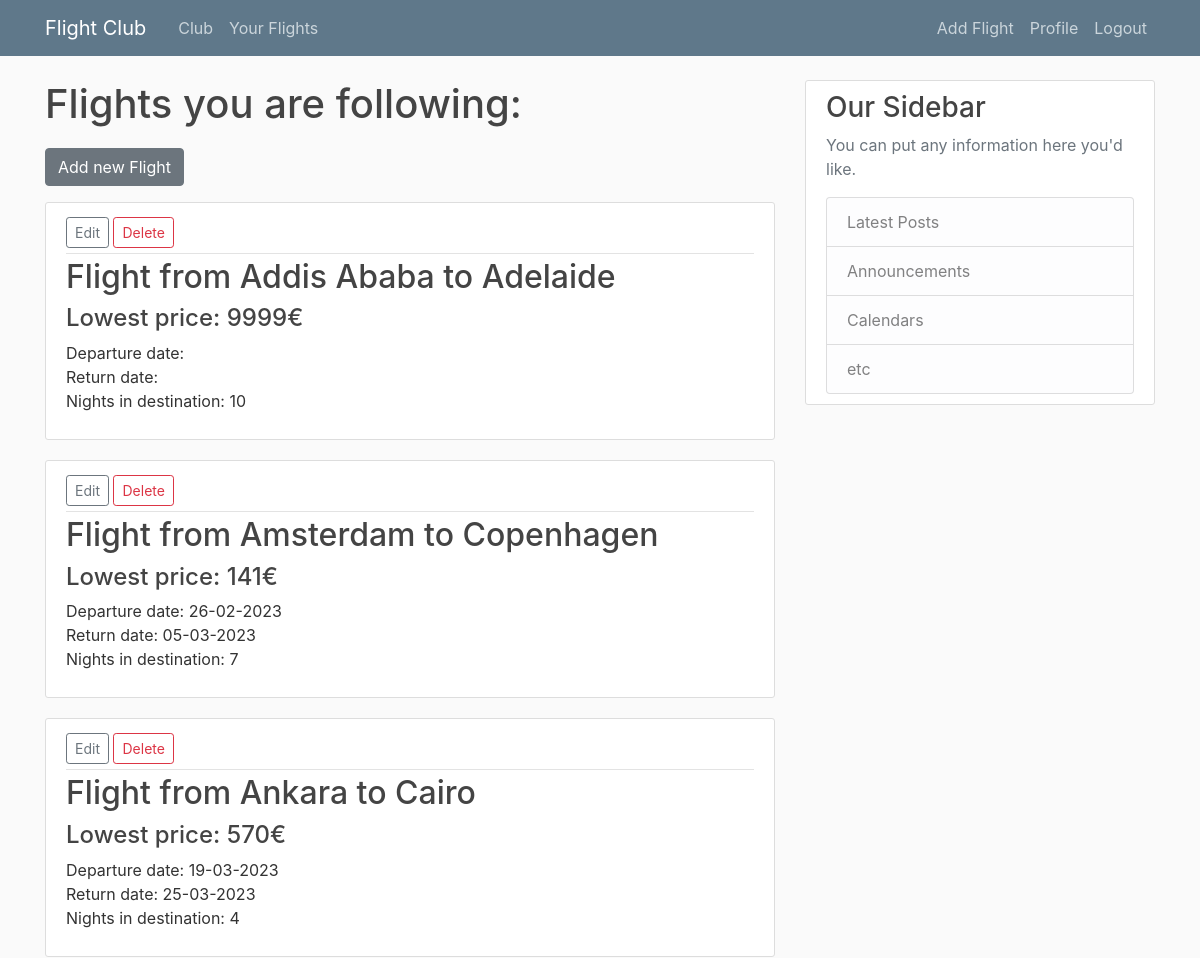
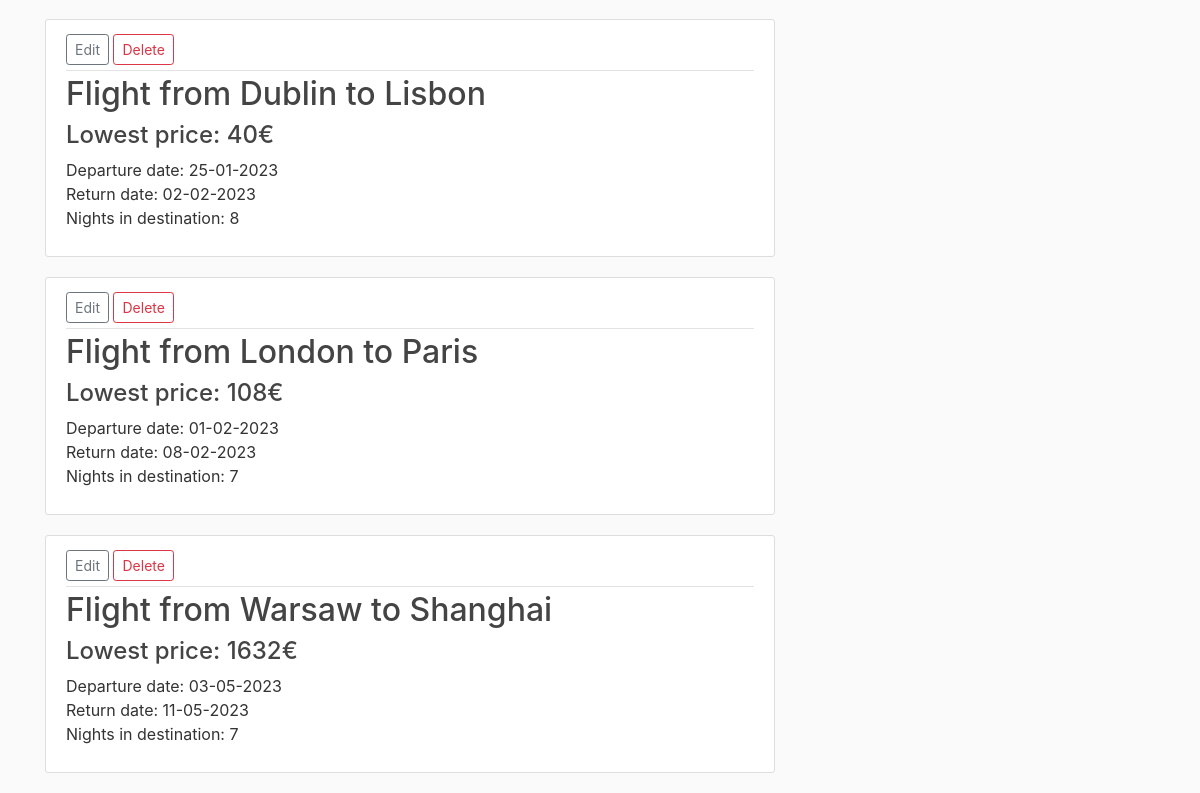
Page /flights-list/ (signed in) on the committed database (2 pictures, top to bottom).
### web/models.py (models this page shows, shortened)
class FlightDetails(models.Model):
    objects = models.Manager()
    CITIES_CHOICES = [(str(city), str(city)) for city in sorted(list(cities_and_codes.keys()))]
    ADULTS_CHOICES = [(i, i) for i in range(1,10)]
    STOPOVER_CHOICES = [(str(i), str(i)) for i in range(1,49)]
    title = models.CharField(max_length=50, blank=True)
    slug = models.SlugField(blank=True, null=True)
    user = models.ForeignKey(User, on_delete=models.CASCADE)
    fly_from = models.CharField(max_length=30, choices=CITIES_CHOICES)
    fly_to = models.CharField(max_length=30, choices=CITIES_CHOICES)
    from_date = models.DateField(null=True)
    to_date = models.DateField(null=True)
    min_nights = models.IntegerField(null=True)
    max_nights = models.IntegerField(null=True)
    max_sector_stopovers = models.IntegerField(null=True)
    adults = models.IntegerField(choices=ADULTS_CHOICES, null=True)
    stopover_from = models.CharField(max_length=30, choices=STOPOVER_CHOICES, null=True)
    stopover_to = models.CharField(max_length=30, choices=STOPOVER_CHOICES, null=True)
    iata_city_from = models.CharField(max_length=3, blank=True)
    iata_city_to = models.CharField(max_length=3, blank=True)
    price = models.IntegerField(blank=True, null=True)
    iata_port_from = models.CharField(max_length=3, blank=True, null=True)
    iata_port_to = models.CharField(max_length=3, blank=True, null=True)
    nights = models.IntegerField(blank=True, null=True)
    departure_date = models.DateField(blank=True, null=True)
    arrival_date = models.DateField(blank=True, null=True)
    tequila_affiliate_link = models.TextField(blank=True, null=True)

### web/views.py (the view)
# urls.py: path('flights-list/', FlightListView.as_view(), name='flights-list'),
class FlightListView(LoginRequiredMixin, ListView):
    model = FlightDetails
    template_name = 'web/flights_list.html'
    context_object_name = 'flights'
    ordering = 'fly_from'

### web/templates/web/flights_list.html
{% extends "web/base.html" %}
{% block content %}
    <h1 class="mb-3">Flights you are following:</h1>
    <a class="btn btn-secondary mt-1 mb-3" href="{% url 'flight-create' %}">Add new Flight</a>
    {% for flight in flights %}
        {% if flight.user == user %}
            <article class="media content-section">
              <div class="media-body">
                <div class="article-metadata">
                  <a class="btn btn-outline-secondary btn-sm my-1" href="{% url 'flight-update' flight.id %}">Edit</a>
                  <a class="btn btn-outline-danger btn-sm my-1" href="{% url 'flight-delete' flight.id %}">Delete</a>
                </div>
                <h2><a class="article-title" href="{% url 'flight-detail' flight.id %}">Flight from {{ flight.title }}</a></h2>
                <h4>Lowest price: {{ flight.price }}€</h4>
                <p>Departure date: {{ flight.departure_date|date:'d-m-Y' }}<br>
                   Return date: {{ flight.arrival_date|date:'d-m-Y' }}<br>
                   Nights in destination: {{ flight.nights }}</p>
              </div>
            </article>
        {% endif %}
    {% endfor%}
{% endblock content %}

### web/templates/web/base.html (shortened to what this page needs)
<!DOCTYPE html>
{% load static %}
<html lang="en">
<head>
    <link rel="stylesheet" href="https://cdn.jsdelivr.net/npm/bootstrap@4.0.0/dist/css/bootstrap.min.css">
    <link rel="stylesheet" type="text/css" href="{% static 'web/main.css' %}">
</head>
<body>
    <header class="site-header">
      <nav class="navbar navbar-expand-md navbar-dark bg-steel fixed-top">
        <div class="container">
          <a class="navbar-brand mr-4" href="/">Flight Club</a>
          <div class="collapse navbar-collapse" id="navbarToggle">
            <div class="navbar-nav mr-auto">
              <a class="nav-item nav-link" href="{% url 'club-home' %}">Club</a>
              <a class="nav-item nav-link" href="{% url 'flights-list' %}">Your Flights</a>
            </div>
            <div class="navbar-nav">
              {% if user.is_authenticated %}
                <a class="nav-item nav-link" href="{% url 'flight-create' %}">Add Flight</a>
                <a class="nav-item nav-link" href="{% url 'profile' %}">Profile</a>
                <a class="nav-item nav-link" href="{% url 'logout' %}">Logout</a>
              {% else %}
                <a class="nav-item nav-link" href="{% url 'login' %}">Login</a>
                <a class="nav-item nav-link" href="{% url 'register' %}">Register</a>
              {% endif %}
            </div>
          </div>
        </div>
      </nav>
    </header>
    <main role="main" class="container">
      <div class="row">
        <div class="col-md-8">
          {% block content %}{% endblock %}
        </div>
        <div class="col-md-4">
          <div class="content-section">
            <h3>Our Sidebar</h3>
            <p class="text-muted">You can put any information here you'd like.
              <ul class="list-group">
                <li class="list-group-item list-group-item-light">Latest Posts</li>
                <li class="list-group-item list-group-item-light">Announcements</li>
                <li class="list-group-item list-group-item-light">Calendars</li>
                <li class="list-group-item list-group-item-light">etc</li>
              </ul>
          </div>
        </div>
      </div>
    </main>
</body>
</html>

### web/static/web/main.css (style rules this page uses)
body { background: #fafafa; color: #333333; margin-top: 5rem; }
h1, h2, h3, h4, h5, h6 { color: #444444; }
ul { margin: 0; }
.bg-steel { background-color: #5f788a; }
.site-header .navbar-nav .nav-link { color: #cbd5db; }
.content-section { background: #ffffff; padding: 10px 20px; border: 1px solid #dddddd; border-radius: 3px; margin-bottom: 20px; }
.article-title { color: #444444; }
.article-metadata { padding-bottom: 1px; margin-bottom: 4px; border-bottom: 1px solid #e3e3e3 }

### rows in the picture
FlightDetails: title "Addis Ababa to Adelaide", price "9999", nights "10"
FlightDetails: title "Amsterdam to Copenhagen", price "141", departure_date "26-02-2023", arrival_date "05-03-2023", nights "7"
FlightDetails: title "Ankara to Cairo", price "570", departure_date "19-03-2023", arrival_date "25-03-2023", nights "4"
FlightDetails: title "Dublin to Lisbon", price "40", departure_date "25-01-2023", arrival_date "02-02-2023", nights "8"
FlightDetails: title "London to Paris", price "108", departure_date "01-02-2023", arrival_date "08-02-2023", nights "7"
FlightDetails: title "Warsaw to Shanghai", price "1632", departure_date "03-05-2023", arrival_date "11-05-2023", nights "7"
